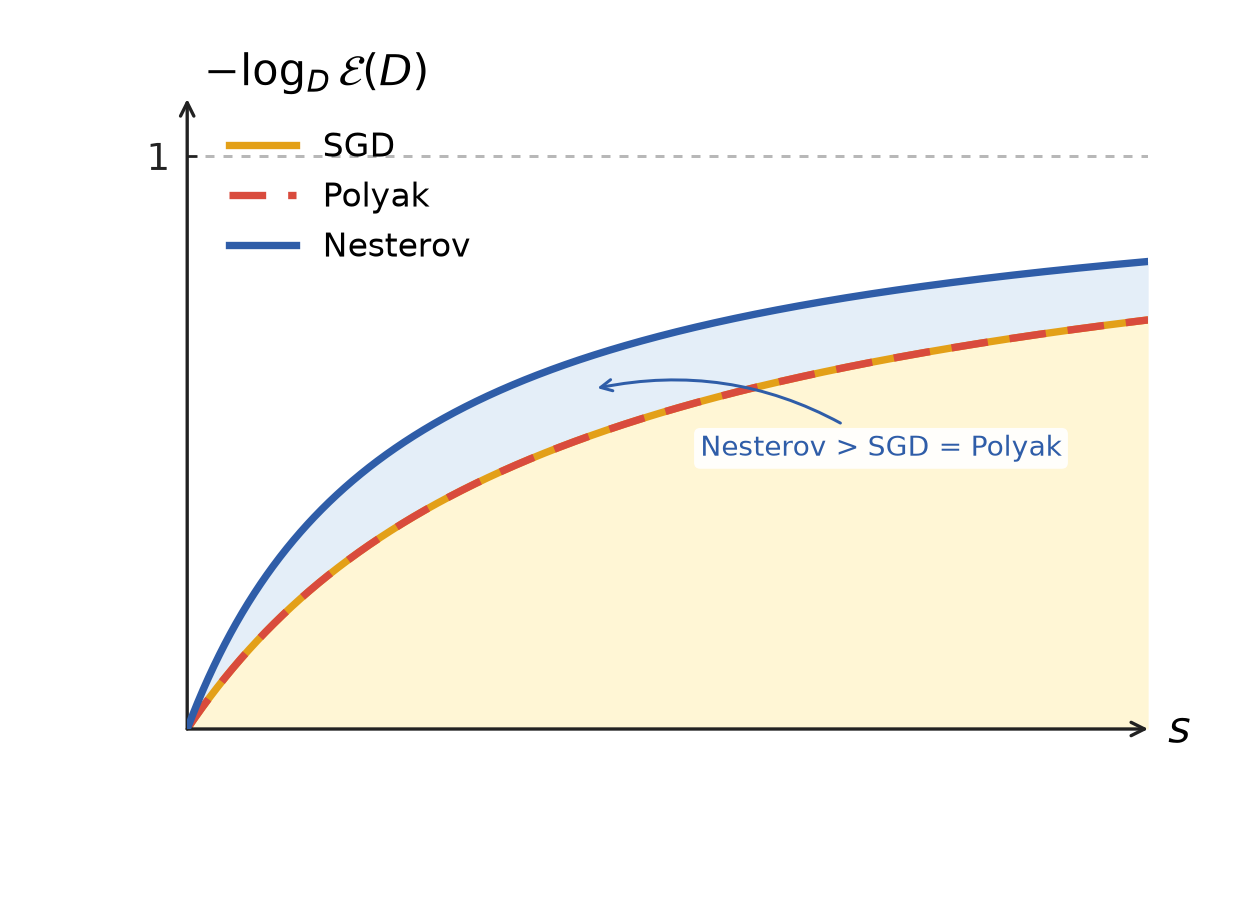

Source code (Python):
"""Plot globally data-optimal decay rate versus s in the noisy setting.

From the section "Data and Batch Size Scaling" (sigma > 0):

    r_SGD(s) = r_Polyak(s) = s / (s + 1),
    r_Nesterov(s) = 2 s beta / (2 s beta + beta + 1).

The visual style follows rate_diagram.py and noiseless_rate_vs_s.py.
"""

from pathlib import Path

import matplotlib.pyplot as plt
import numpy as np


plt.rcParams.update({
    "text.usetex": False,
    "font.family": "sans-serif",
    "axes.titlesize": 14,
    "axes.labelsize": 14,
    "lines.linewidth": 2.2,
    "xtick.labelsize": 11,
    "ytick.labelsize": 11,
    "figure.figsize": (5.2, 3.75),
    "legend.fontsize": 10,
    "legend.handlelength": 2.3,
})

BETA = 8.0
S_MAX = 2.5

OUTPUT_PDF = Path(__file__).with_name("noisy_rate_vs_s.pdf")
OUTPUT_PNG = Path(__file__).with_name("noisy_rate_vs_s.png")

BLUE = "#2F5DA8"
RED = "#D94B3D"
YELLOW = "#E3A018"
GUIDE = "#B8B8B8"
AXIS = "#222222"


def rates(s, beta: float = BETA):
    """Evaluate the three noisy globally data-optimal decay rates."""
    if beta <= 1.0:
        raise ValueError(f"beta must be greater than 1; got beta={beta:g}.")
    s = np.asarray(s, dtype=float)
    if np.any(s < 0.0):
        raise ValueError("The source exponent s must be nonnegative.")

    baseline = s / (s + 1.0)
    nesterov = 2.0 * s * beta / (2.0 * s * beta + beta + 1.0)
    return baseline, baseline.copy(), nesterov


def make_figure(beta: float = BETA, s_max: float = S_MAX):
    """Create the noisy data-optimal rate-versus-s comparison figure."""
    if s_max <= 0.0:
        raise ValueError(f"s_max must be positive; got {s_max:g}.")

    s = np.linspace(0.0, s_max, 1400)
    sgd, polyak, nesterov = rates(s, beta)

    # Fixed panel rectangle shared by the noisy and noiseless figures.
    # Explicit positioning prevents tick-label differences from changing the
    # physical width or height of the coordinate axes.
    fig = plt.figure(figsize=(5.2, 3.75))
    ax = fig.add_axes([0.15, 0.19, 0.77, 0.70])

    # Fill the common achievable region and the extra Nesterov gain.
    ax.fill_between(
        s, 0.0, sgd,
        color="#FFF1B8", alpha=0.58, linewidth=0, zorder=-2,
    )
    ax.fill_between(
        s, sgd, nesterov,
        color="#D8E6F5", alpha=0.68, linewidth=0, zorder=-1,
    )

    ax.plot(s, sgd, color=YELLOW, linestyle="-", label="SGD", zorder=2)
    ax.plot(
        s, polyak, color=RED, linestyle=(0, (5, 3)),
        label="Polyak", zorder=3,
    )
    ax.plot(s, nesterov, color=BLUE, linestyle="-", label="Nesterov", zorder=4)

    # All three rates approach one as s tends to infinity.
    ax.plot(
        [0.0, s_max], [1.0, 1.0],
        color=GUIDE, linestyle=(0, (3, 3)), linewidth=0.9, zorder=1,
    )

    # Arrow annotation for the acceleration region.
    target_x = 0.42 * s_max
    target_bottom = np.interp(target_x, s, sgd)
    target_top = np.interp(target_x, s, nesterov)
    ax.annotate(
        "Nesterov > SGD = Polyak",
        xy=(target_x, target_bottom + 0.58 * (target_top - target_bottom)),
        xytext=(0.91 * s_max, 0.49),
        color=BLUE, fontsize=8.5, ha="right", va="center",
        bbox=dict(boxstyle="round,pad=0.22", facecolor="white",
                  edgecolor="none", alpha=0.92),
        arrowprops=dict(arrowstyle="->", color=BLUE, linewidth=0.9,
                        shrinkA=3, shrinkB=2,
                        connectionstyle="arc3,rad=0.22"),
        zorder=7,
    )

    # Keep only the meaningful symbolic y tick; the x-axis ends in an arrow.
    ax.set_xticks([])
    ax.set_yticks([1.0])
    ax.set_yticklabels([r"$1$"])

    x_right = s_max
    y_top = 1.10
    ax.set_xlim(0.0, x_right)
    ax.set_ylim(0.0, y_top)

    ax.set_xlabel("")
    ax.set_ylabel("")
    ax.set_title("")
    for spine in ax.spines.values():
        spine.set_visible(False)
    ax.tick_params(axis="both", which="major", direction="in", length=3,
                   width=0.8, colors=AXIS, pad=5)

    ax.annotate(
        "", xy=(x_right, 0.0), xytext=(0.0, 0.0),
        arrowprops=dict(arrowstyle="->", color=AXIS, linewidth=1.0,
                        mutation_scale=10, shrinkA=0, shrinkB=0),
        annotation_clip=False,
    )
    ax.annotate(
        "", xy=(0.0, y_top), xytext=(0.0, 0.0),
        arrowprops=dict(arrowstyle="->", color=AXIS, linewidth=1.0,
                        mutation_scale=10, shrinkA=0, shrinkB=0),
        annotation_clip=False,
    )
    ax.annotate(
        r"$s$", xy=(x_right, 0.0), xycoords="data",
        xytext=(6, -1), textcoords="offset points",
        ha="left", va="center", fontsize=13, annotation_clip=False,
    )
    ax.annotate(
        r"$-\log_D \mathcal{E}(D)$", xy=(0.0, y_top), xycoords="data",
        xytext=(5, 1), textcoords="offset points",
        ha="left", va="bottom", fontsize=13, annotation_clip=False,
    )

    ax.legend(frameon=False, loc="upper left", bbox_to_anchor=(0.03, 0.97),
              borderaxespad=0.0, handlelength=2.0)
    ax.grid(False)

    return fig


if __name__ == "__main__":
    figure = make_figure()
    figure.savefig(OUTPUT_PDF)
    figure.savefig(OUTPUT_PNG, dpi=240)
    print(f"saved {OUTPUT_PDF}")
    print(f"saved {OUTPUT_PNG}")
